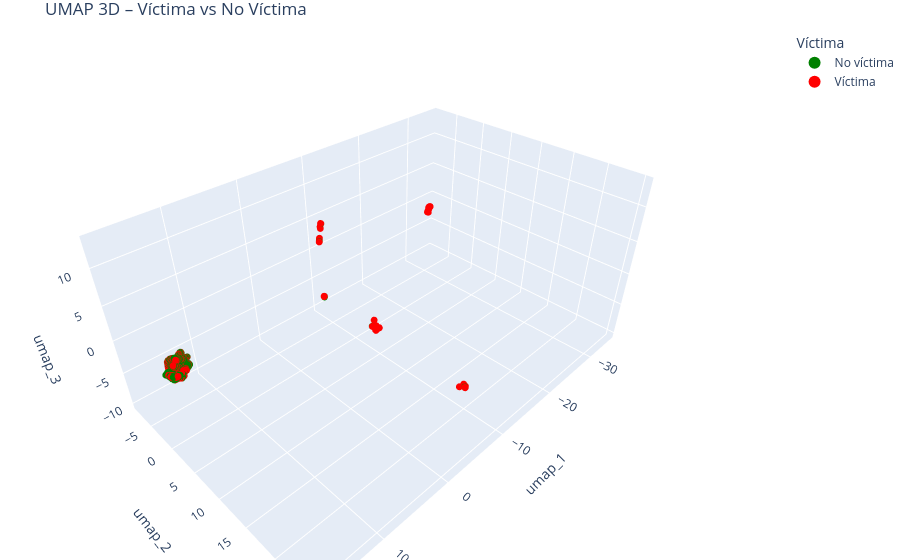

Here is the notebook cell this chart was saved with:
### Code cell
# clusters hechos en función del tipo de perpretador.
# Vemos rápidamente que tipo de perpretador tiene más probabilidad de ser víctima en base a su frecuencia. 
# Vemos también que esta nueva variable nos puede ayudar mucho a enriquecer al clasificador de víctima. 
# Es decir, sabiendo el tipo de perpetrador que es junto con las variables globales seguramente se puede saber si el sujeto es víctima o no. 
# Asumción: Sabemos que tipo  de perpetrador es -> Saber si es víctima o no.   
counts_vict_df = visualize_cluster_victim(df_per_cl_target)
counts_vict_df.to_csv(r"victim_clustering\cluster_victima.csv",index=False)
display(counts_vict_df)

### Figure 1 — Plotly figure (JSON) as saved in the notebook; plotly's stock layout.template omitted (floating-point values rounded to 4 significant figures; data arrays with more than 128 entries replaced by an {"elided": "..."} marker saying what was removed)
{"data": [{"customdata": {"elided": "2011x1 int values"}, "hovertemplate": "Estado=No víctima<br>umap_1=%{x}<br>umap_2=%{y}<br>umap_3=%{z}<br>cluster=%{customdata[0]}<extra></extra>", "legendgroup": "No víctima", "marker": {"color": "green", "size": 4, "symbol": "circle"}, "mode": "markers", "name": "No víctima", "scene": "scene", "showlegend": true, "type": "scatter3d", "x": {"elided": "2011 float values"}, "y": {"elided": "2011 float values"}, "z": {"elided": "2011 float values"}}, {"customdata": {"elided": "2013x1 int values"}, "hovertemplate": "Estado=Víctima<br>umap_1=%{x}<br>umap_2=%{y}<br>umap_3=%{z}<br>cluster=%{customdata[0]}<extra></extra>", "legendgroup": "Víctima", "marker": {"color": "red", "size": 4, "symbol": "circle"}, "mode": "markers", "name": "Víctima", "scene": "scene", "showlegend": true, "type": "scatter3d", "x": {"elided": "2013 float values"}, "y": {"elided": "2013 float values"}, "z": {"elided": "2013 float values"}}], "layout": {"legend": {"itemsizing": "constant", "title": {"text": "Víctima"}, "tracegroupgap": 0}, "margin": {"b": 0, "l": 0, "r": 0, "t": 30}, "scene": {"domain": {"x": [0, 1], "y": [0, 1]}, "xaxis": {"title": {"text": "umap_1"}}, "yaxis": {"title": {"text": "umap_2"}}, "zaxis": {"title": {"text": "umap_3"}}}, "title": {"text": "UMAP 3D – Víctima vs No Víctima"}}}
